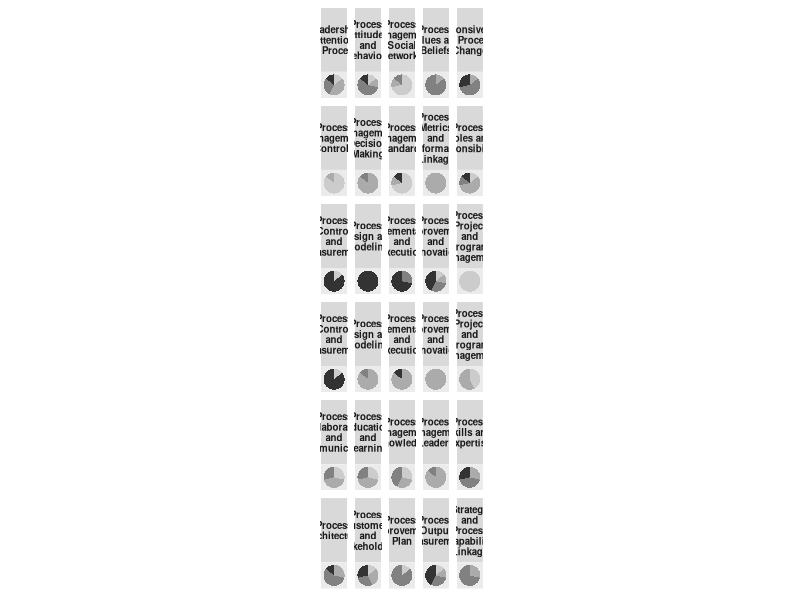

The R source for this figure:
library(cowplot)
library(stringr)
library(tidyverse)
library(reshape2)

cfint <- read_csv('data/cfint.csv') 


meltcf<-cfint %>% select (-Capability) %>% reshape2::melt(id.vars= c("Factor","CID")) 
meltcf$variable=factor(meltcf$variable, levels = c("H", "M", "L", "NI"))

lup<-cfint 
vcids<-lup$CID
cctext<- str_wrap(lup$Capability, width = 10)
names(cctext)<-vcids
lbr<- as_labeller(cctext)

meltcf<-meltcf %>% arrange(CID)

pie1 <- ggplot(data = meltcf , aes(x = "", y = value, fill = variable )) + 
  geom_bar(stat = "identity") +
  geom_text(aes(label = ""), position = position_stack(vjust = 0.5), show.legend = FALSE) +
  coord_polar(theta = "y")+ theme(legend.title = element_blank()) +scale_fill_grey() +
  theme(axis.text = element_blank(),
        axis.ticks = element_blank(),
        plot.title = element_text(size = 6, face = "bold"),
        panel.grid  = element_blank())+
  facet_wrap(. ~ CID, ncol = 5, labeller=lbr)+
  theme(legend.position = "none", axis.title = element_blank())+
  theme(strip.text.x = element_text(size = 7, face = "bold"))

ggsave('first_page_plots.pdf', pie1, dpi=600)


